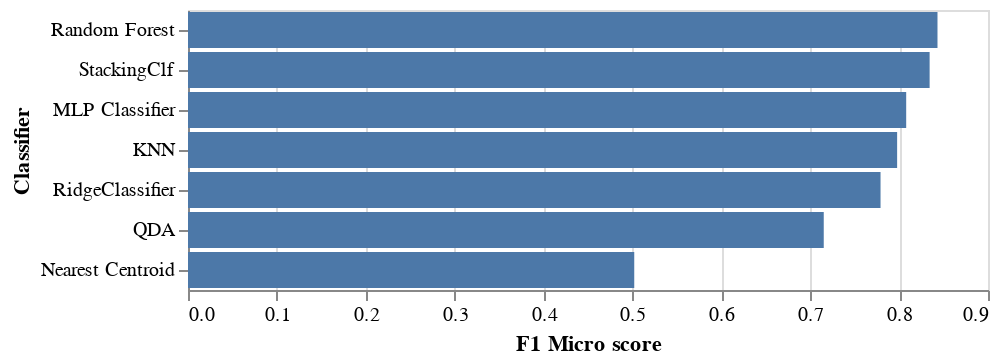

Notebook source saved alongside this figure:
### Markdown cell above
# Plotting results
### All classifiers

### Code cell
#alt.Chart(results).encode
plot_results = pd.DataFrame(results).T
plot_results =plot_results.reset_index()
bar = alt.Chart(plot_results).mark_bar().encode(
    alt.X('test_f1_micro', axis=alt.Axis(title='F1 Micro score')),
    alt.Y('index', sort='-x', axis=alt.Axis(title='Classifier')),
).properties(
    width=alt.Step(40)  # controls width of bar.
)
bar

### Figure 1 — Vega-Lite specification as saved in the notebook (floating-point values rounded to 4 significant figures)
{"config": {"view": {"continuousWidth": 400, "continuousHeight": 300}}, "data": {"name": "data-19816f6848ad6c90431cd83c28c765df"}, "mark": "bar", "encoding": {"x": {"type": "quantitative", "axis": {"title": "F1 Micro score"}, "field": "test_f1_micro"}, "y": {"type": "nominal", "axis": {"title": "Classifier"}, "field": "index", "sort": "-x"}}, "width": {"step": 40}, "$schema": "https://vega.github.io/schema/vega-lite/v4.8.1.json", "datasets": {"data-19816f6848ad6c90431cd83c28c765df": [{"index": "StackingClf", "fit_time": 172.5, "score_time": 0.7251, "test_f1_micro": 0.8343, "train_f1_micro": 0.999}, {"index": "RidgeClassifier", "fit_time": 0.0312, "score_time": 0.009627, "test_f1_micro": 0.7791, "train_f1_micro": 0.7823}, {"index": "Random Forest", "fit_time": 18.6, "score_time": 0.5309, "test_f1_micro": 0.8432, "train_f1_micro": 1.0}, {"index": "KNN", "fit_time": 0.02518, "score_time": 0.1113, "test_f1_micro": 0.7978, "train_f1_micro": 0.8532}, {"index": "MLP Classifier", "fit_time": 14.39, "score_time": 0.01255, "test_f1_micro": 0.808, "train_f1_micro": 0.9873}, {"index": "Nearest Centroid", "fit_time": 0.01453, "score_time": 0.01249, "test_f1_micro": 0.502, "train_f1_micro": 0.504}, {"index": "QDA", "fit_time": 0.02016, "score_time": 0.01114, "test_f1_micro": 0.7152, "train_f1_micro": 0.7232}]}}
